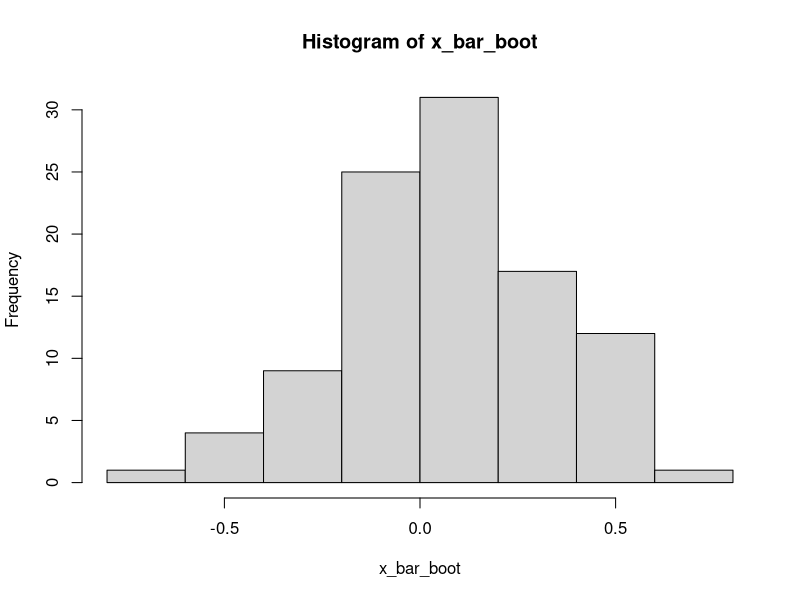
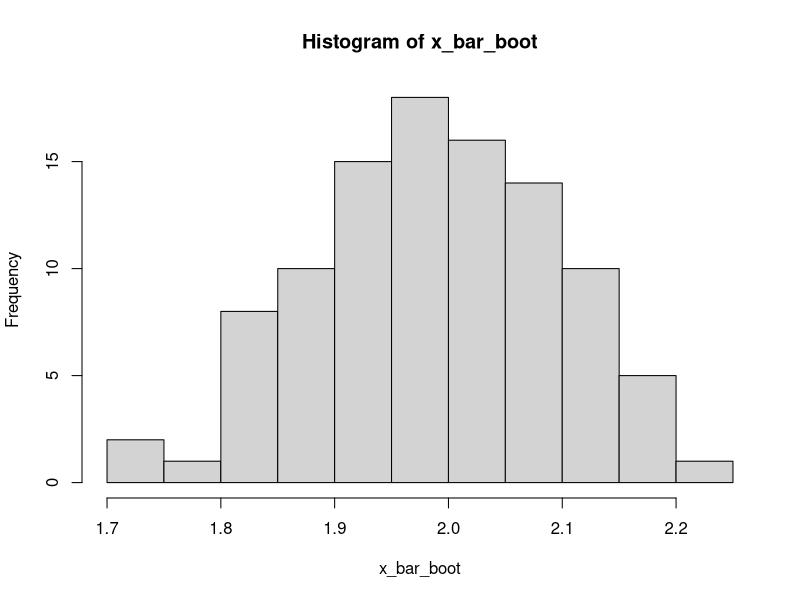
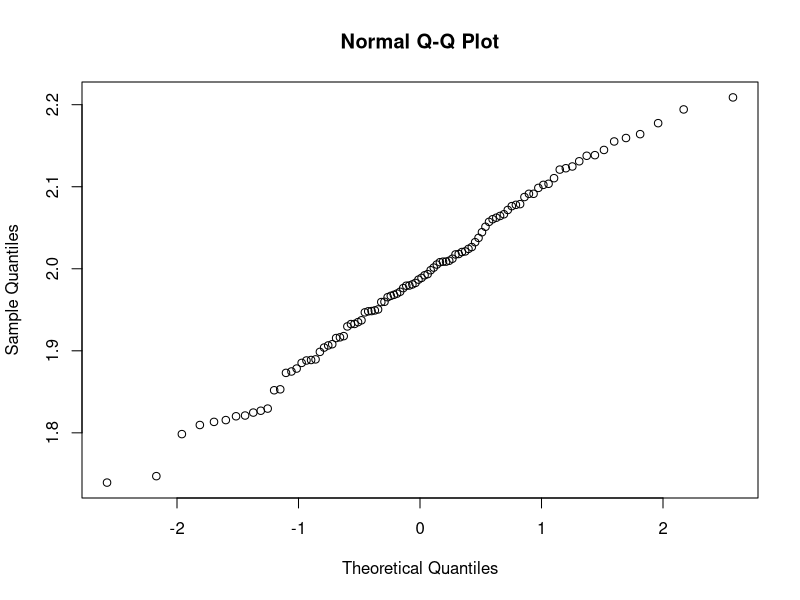
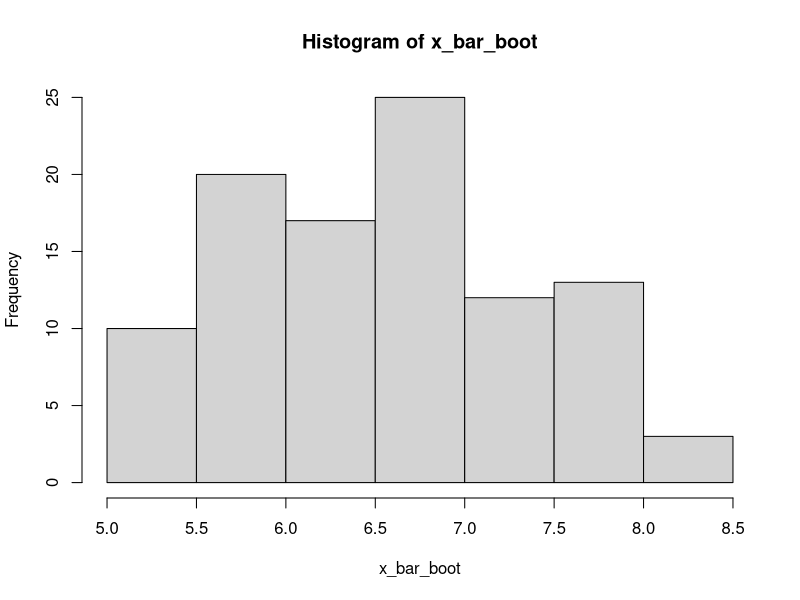
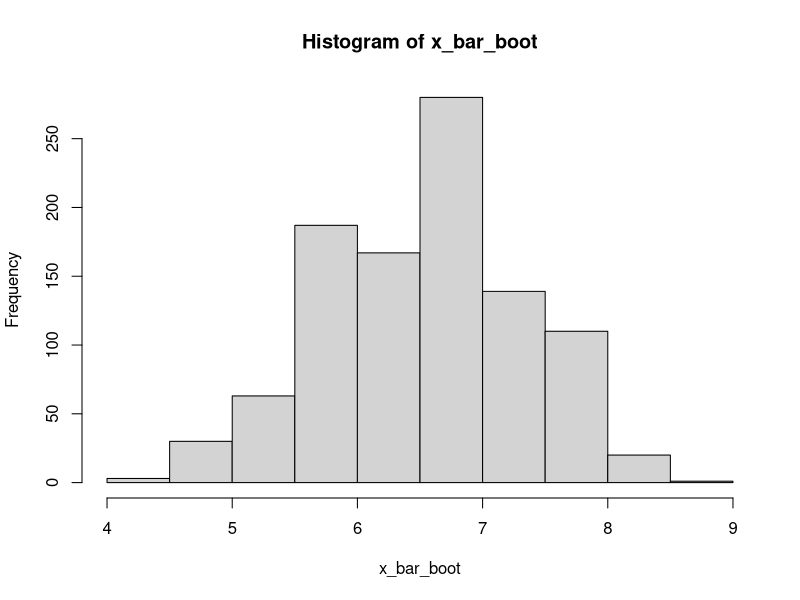
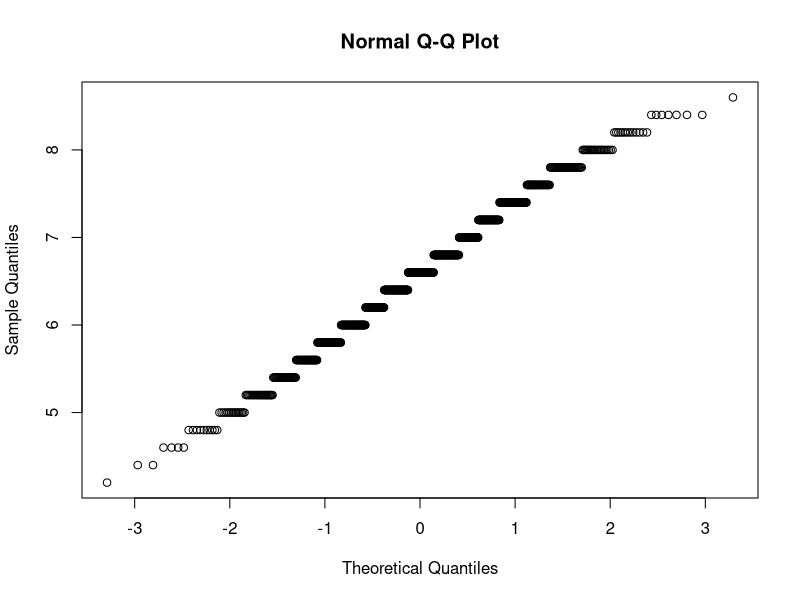

Write the R code that produced these figures, in order. (Note: this script raises an error after producing the figures.)
## ---- chunk 1
x <- c(1:5)
n <- length(x)
B <- 10
x_star <- NULL

for (i in 1:B)
{
  x_star <- cbind(x_star, sample(x, n, replace = TRUE))
}
x_star

x_boot <- matrix(0,1, n)
for (i in 1:n){
  x_boot[,i] <- mean(x_star[, i])
}
x_boot

## ---- chunk 2
# PARAMETRIK
set.seed(123)
n <- 10
x <- rnorm(n, mean = 0, sd = 1)
x_bar <- mean(x)
sd_x <- sd(x) 
B <- 100
x_bar_boot <- vector()

for (i in 1:B) {
  x_boot <- sample(x, n, replace = TRUE)  
  x_bar_boot[i] <- mean(x_boot)
}

hist(x_bar_boot)
## ---- chunk 3
#NONPARAMETRIk
set.seed(123)
x <- sample(seq(1,3,by=0.001), 20, replace = TRUE)
n <- length(x)
x_bar <- mean(x)
var_x <- var(x)
sd_x <- sd(x)
var_x_bar<- var_x / n
sd_x_bar <- sqrt(var_x_bar)
B <- 100
x_bar_boot <- vector()
for (i in 1:B) {
  x_boot <- sample(x, n, replace = TRUE)  
  x_bar_boot[i] <- mean(x_boot)
}
hist(x_bar_boot)
qqnorm(x_bar_boot)

## ---- chunk 4
#bisa variansi statistik
x_bar_boot_bar <- mean(x_bar_boot)
bias <- x_bar_boot_bar - x_bar
var_x_bar_boot <- var(x_bar_boot)
sd_x_bar_boot <- sqrt(var_x_bar_boot)

bias
## ---- chunk 5
set.seed(123)
x <- c(4, 7, 8, 5, 9)
n <- length(x)
B <- 1000
x_bar <- mean(x)
sd_x <- sd(x) 
B <- 100
x_bar_boot <- vector()
for (i in 1:B) {
  x_boot <- sample(x, n, replace = TRUE)  
  x_bar_boot[i] <- mean(x_boot)
}

hist(x_bar_boot)


## ---- chunk 6
x_bar_boot
mean_original <- mean(x)
se_bootstrap <- sd(x_bar_boot)
mean_original
se_bootstrap
## ---- chunk 7
#NONPARAMETRIk
set.seed(123)
x <- c(4, 7, 8, 5, 9)
n <- length(x)
B <- 1000
x_bar <- mean(x)
var_x <- var(x)
sd_x <- sd(x)
var_x_bar<- var_x / n
sd_x_bar <- sqrt(var_x_bar)
x_bar_boot <- vector()
for (i in 1:B) {
  x_boot <- sample(x, n, replace = TRUE)  
  x_bar_boot[i] <- mean(x_boot)
}
hist(x_bar_boot)
qqnorm(x_bar_boot)
mean_original <- mean(x)
se_bootstrap <- sd(x_bar_boot)
mean_original
se_bootstrap

## ---- chunk 8
set.seed(123)
n <- 100
x <- rnorm(n, mean =0, sd =1)
x <- c(1:10)
partials = rep(0, n)

## ---- chunk 9
for (i in 1:n) {
  partials[i] <- mean(x[-i])
}
partials
## ---- chunk 10
pseudos <- (n*mean(x))-(n-1)*partials
pseudos
## ---- chunk 11
jack.est= mean(pseudos)
jack.est
## ---- chunk 12
#stabdar eror
(jack.se=sqrt(var(pseudos)/n))
## ---- chunk 13
CI=qt(0.05/2, n-1, lower.tail = FALSE)*jack.se
(lower=jack.est-CI)
(upper=jack.est-CI)
(bias<-jack.est-mean(x))
## ---- chunk 14
set.seed(123)
n <- 1000
x <- rnorm(n, mean =160, sd =4)
partials = rep(0, n)
## ---- chunk 15
for (i in 1:n) {
  partials[i] <- mean(x[-i])
}
partials
## ---- chunk 16
pseudos <- (n*mean(x))-(n-1)*partials
pseudos
## ---- chunk 17
jack.est= mean(pseudos)
jack.est
## ---- chunk 18
#stabdar eror
(jack.se=sqrt(var(pseudos)/n))
## ---- chunk 19
CI=qt(0.05/2, n-1, lower.tail = FALSE)*jack.se
(lower=jack.est-CI)
(upper=jack.est+CI)
(bias<-jack.est-mean(x))
## ---- chunk 20
set.seed(123)
n <- 9
x <- c(25, 10, 3, 2, 7, 20, 30, 9, 15)  
partials = rep(0, n)
## ---- chunk 21
for (i in 1:n) {
  partials[i] <- mean(x[-i])
}
partials
## ---- chunk 22
pseudos <- (n*mean(x))-(n-1)*partials
pseudos
## ---- chunk 23
jack.est= mean(pseudos)
jack.est
## ---- chunk 24
#stabdar eror
(jack.se=sqrt(var(pseudos)/n))
## ---- chunk 25
#Confident interval, bias
CI=qt(0.05/2, n-1, lower.tail = FALSE)*jack.se
(lower=jack.est-CI)
(upper=jack.est+CI)
(bias<-jack.est-mean(x))
## ---- chunk 26
set.seed(123)
n <- 10
x <- c(98.5, 101.2, 99.0, 100.3, 97.8, 102.1, 98.9, 100.0, 99.7, 101.5)  
partials = rep(0, n)
## ---- chunk 27
for (i in 1:n) {
  partials[i] <- mean(x[-i])
}
partials
## ---- chunk 28
pseudos <- (n*mean(x))-(n-1)*partials
pseudos
## ---- chunk 29
#esimaasi
jack.est= mean(pseudos)
jack.est
## ---- chunk 30
#stabdar eror
(jack.se=sqrt(var(pseudos)/n))
## ---- chunk 31
#Confident interval, bias
CI=qt(0.05/2, n-1, lower.tail = FALSE)*jack.se
(lower=jack.est-CI)
(upper=jack.est-CI)
(bias<-jack.est-mean(x))
## ---- chunk 32
#create function for ols linear regression

## start with clean work-space
rm(list=ls())

## create artificial data set
#  set seed for reproducibility
set.seed(123)

#  height in cm
height <- rnorm(200,160,sd = 15)
height

#  weight in kilogram (the relationship between height
#  and weight is completely random)
weight <- height-80+1.02*(height)^0.01*
  rnorm(200,0,sd = 15)*
  rnorm(200,1.1,sd = 0.2)
weight

#  join height and weight in data frame
df <- data.frame(height,weight)

## ---- chunk 33
## build OLS estimator as a function
# create function names OLS
OLS <- function(X,y){
  
  #define y vector
  y <- as.matrix(y)
  
  #define X matrix
  X <- as.matrix(cbind(1,X))
  
  #coeficients beta
  beta <- solve(t(X)%*%X)%*%t(X)%*%y
  
  #residuals
  res <- as.matrix(y-beta[1]-beta[2]*X[,2])
  
  #number of observations (n)
  n <- nrow(df)
  
  #number of parameters (k)
  k <- ncol(X)
  
  #Variance-Covariance matrix (VCV) -> Mengukur ketidakpastian (standard error) dari koefisien regresi
  #Digunakan untuk menghitung p-value
  #1/(n-k)* e'e * (x'x)^-1
  VCV <- 1/(n-k)*as.numeric(t(res)%*%res)*solve(t(X)%*%X) 
  
  #Standard error = akar dari diagonal VCV.
  se <- sqrt(diag(VCV)) #standard errors
  
  #cari p value pakai distribusi t
  #2*P(T>t) t = nilai statistik (abs beta/standar error)
  p_value <- rbind(2*pt(abs(beta[1]/se[1]),df=n-k, #p-values
                        lower.tail= FALSE),
                   2*pt(abs(beta[2]/se[2]),df=n-k,
                        lower.tail= FALSE))
  
  
  output <- as.data.frame(cbind(c("(Intercept)","height"),
                                beta,se,p_value))
  names(output) <- c("Coefficients:","Estimate",
                     "Std. Error","Pr(>|t|)")
  return(output)
}

## ---- chunk 34
#di luar fungsi coba satu satu
y = as.matrix(df$weight)
X = as.matrix(cbind(1, df$height))
X[,2]
beta = solve(t(X)%*%X)%*%t(X)%*%y
beta
## ---- chunk 35
res <- as.matrix(y-beta[1]-beta[2]*X[,2])
n <- nrow(df) #number of observations (n)
k <- ncol(X)
## ---- chunk 36
VCV <- 1/(n-k)*as.numeric(t(res)%*%res)*solve(t(X)%*%X) #Variance-Covariance matrix (VCV)
VCV
diag(VCV)
se <- sqrt(diag(VCV)) #standard errors
se
## ---- chunk 37
p_value <- rbind(2*pt(abs(beta[1]/se[1]),df=n-k, #p-values
                      lower.tail= FALSE),
                 2*pt(abs(beta[2]/se[2]),df=n-k,
                      lower.tail= FALSE))
p_value
output <- as.data.frame(cbind(c("(Intercept)","height"),
                              beta,se,p_value))
names(output) <- c("Coefficients:","Estimate",
                   "Std. Error","Pr(>|t|)")
output
## ---- chunk 38
## use R build-in OLS estimaor (lm())
reg <- lm(weight ~ height, data=df)
summary(reg)

## use our own function
OLS(y=df$weight,X=df$height)


OLS2 <- function(X,y){
  y <- as.matrix(y) #define y vector
  X <- as.matrix(cbind(1,X)) #define X matrix
  beta <- solve(t(X)%*%X)%*%t(X)%*%y #coeficients beta
  res <- as.matrix(y-beta[1]-beta[2]*X[,2]) #residuals
  n <- nrow(df) #number of observations (n)
  k <- ncol(X) #number of parameters (k)
  
  #1/(n-k)* e'e * (x'x)^-1
  VCV <- 1/(n-k)*as.numeric(t(res)%*%res)*solve(t(X)%*%X) #Variance-Covariance matrix (VCV)
  se <- sqrt(diag(VCV)) #standard errors
  
  #cari p value pakai distribusi t
  #2*P(T>t) t = nilai statistik (abs beta/standar error)
  p_value <- rbind(2*pt(abs(beta[1]/se[1]),df=n-k, #p-values
                        lower.tail= FALSE),
                   2*pt(abs(beta[2]/se[2]),df=n-k,
                        lower.tail= FALSE))
  output <- as.data.frame(cbind(c("(Intercept)","mpg"),
                                beta,se,p_value))
  names(output) <- c("Coefficients:","Estimate",
                     "Std. Error","Pr(>|t|)")
  return(output)
}
## ---- chunk 39
#mtcars
data("mtcars")
?mtcars
mtcars


attach(mtcars)
OLS2(X = mtcars$cyl, y = mtcars$mpg)
## ---- chunk 40
#fungsi
reg2 = lm(mtcars$mpg ~ mtcars$cyl)
summary(reg2)
## ---- chunk 41

uji_autokorelasi <- function(X, y) {
  X <- as.matrix(cbind(1, X))
  y <- as.matrix(y)
  beta <- solve(t(X) %*% X) %*% t(X) %*% y
  res <- y - X %*% beta
  # diff untuk menghitung selisih antar elemen berurutan dalam vektor
  dw_stat <- sum(diff(res)^2) / sum(res^2)
  cat("Durbin-Watson statistic:", dw_stat, "\n")
}

uji_autokorelasi(df$height, df$weight)
library(lmtest)
dwtest(reg)
## ---- chunk 42
uji_normalitas_ks <- function(X, y) {
  X <- as.matrix(cbind(1, X))
  y <- as.matrix(y)
  
  beta <- solve(t(X) %*% X) %*% t(X) %*% y
  res <- y - X %*% beta
  res_std <- (res - mean(res)) / sd(res)
  
  ks_result <- ks.test(res_std, "pnorm", mean = 0, sd = 1)
  cat("KS statistic:", ks_result$statistic, "\n")
  cat("p-value:", ks_result$p.value, "\n")
}

uji_normalitas_ks(df$height,df$weight)

uji_normalitas_shapiro <- function(X, y) {
  X <- as.matrix(cbind(1, X))
  y <- as.matrix(y)
  
  # Estimasi koefisien dan residual
  beta <- solve(t(X) %*% X) %*% t(X) %*% y
  res <- y - X %*% beta
  
  # Uji normalitas dengan Shapiro-Wilk
  shapiro_result <- shapiro.test(res)
  
  # Tampilkan hasil
  cat("Shapiro-Wilk statistic:", shapiro_result$statistic, "\n")
  cat("p-value:", shapiro_result$p.value, "\n")
}
uji_normalitas_shapiro(df$height,df$weight)
## ---- chunk 43
uji_glejser <- function(X, y) {
  X <- as.matrix(cbind(1, X))
  y <- as.matrix(y)
  
  beta <- solve(t(X) %*% X) %*% t(X) %*% y
  res <- y - X %*% beta
  abs_res <- abs(res)
  
  # Uji Glejser: regresi |e| terhadap X
  glejser_model <- lm(abs_res ~ X[,2])
  summary_glejser <- summary(glejser_model)
  
  cat("Hasil uji Glejser (|residual| ~ X):\n")
  print(summary_glejser)
}
uji_glejser(df$height,df$weight)



library(car)
vif(reg)



